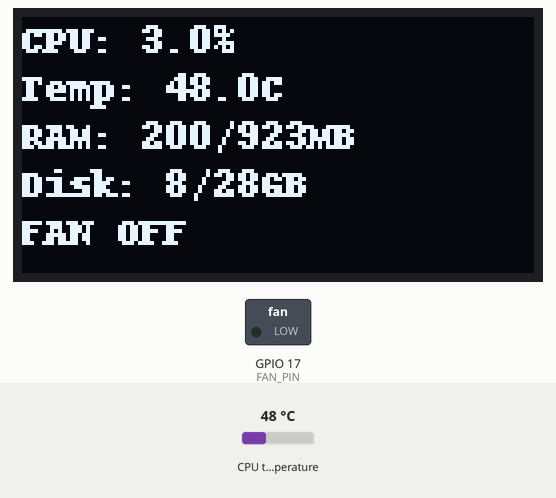
This program was run on a simulated Raspberry Pi (BCM pin numbers). Shown: 128×64 one-colour display, switched loads named in the program (green lamp = pin HIGH). Inputs (shaded band) come from the test bench; at power-on: CPU temperature 48 °C. System figures (address, load, memory, disk, uptime) are fixed made-up values; what the program prints to the terminal is not drawn.

Above: at 1.7 s.
1.8 s: CPU temperature set to 54 °C
At 3.6 s:
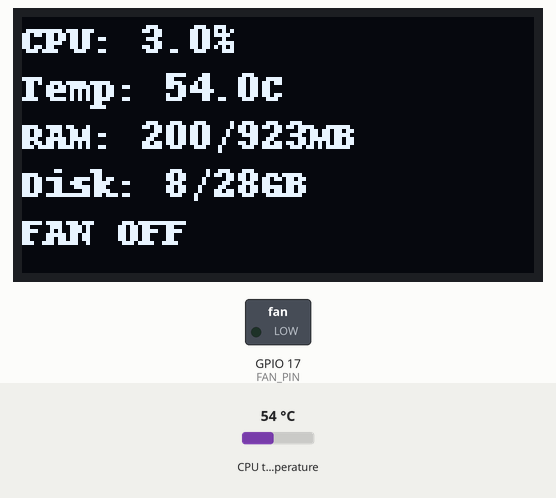
4.7 s: CPU temperature set to 57 °C
At 6.7 s:
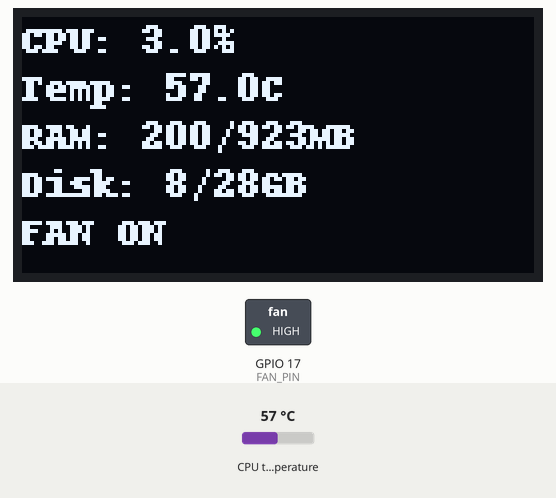
7.6 s: CPU temperature set to 31 °C
At 10.5 s:
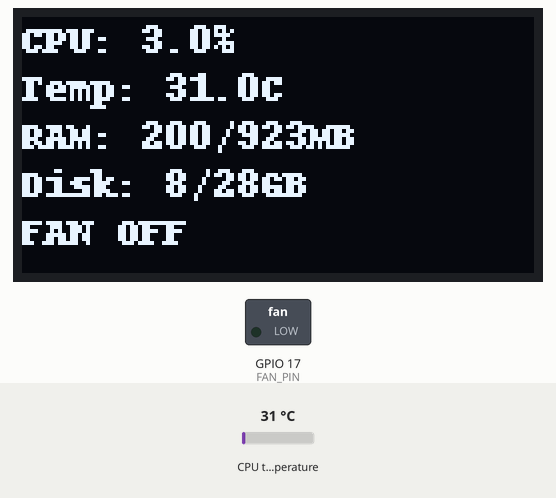
Timing chart, 0 to 12.0 s (numbered marks = the images above; inputs shaded):
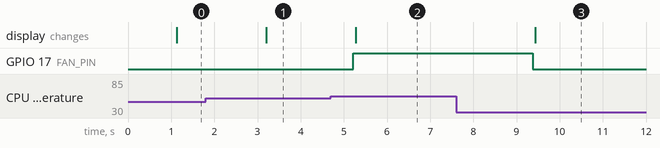

The program:

read_cpu_1.py
```python
import psutil
import os
import time
from PIL import Image, ImageDraw, ImageFont
import adafruit_ssd1306
import board
import RPi.GPIO as GPIO

# -------------------------
# CPU TEMPERATURE FUNCTION
# -------------------------
def get_cpu_temp():
    try:
        with open("/sys/class/thermal/thermal_zone0/temp", "r") as f:
            temp = int(f.read()) / 1000
        return temp
    except:
        return None

# -------------------------
# GPIO SETUP FOR FAN (DC MOTOR)
# -------------------------
FAN_PIN = 17
GPIO.setmode(GPIO.BCM)
GPIO.setup(FAN_PIN, GPIO.OUT)
GPIO.output(FAN_PIN, GPIO.LOW)

# -------------------------
# OLED CONFIG
# -------------------------
WIDTH = 128
HEIGHT = 64

i2c = board.I2C()  # SDA=2, SCL=3
oled = adafruit_ssd1306.SSD1306_I2C(WIDTH, HEIGHT, i2c, addr=0x3C)

oled.fill(0)
oled.show()

font = ImageFont.load_default()

# -------------------------
# MAIN LOOP
# -------------------------
while True:
    os.system("clear")

    # Collect system stats
    cpu = psutil.cpu_percent(interval=1)
    ram = psutil.virtual_memory()
    disk = psutil.disk_usage('/')

    cpu_temp = get_cpu_temp()

    # FAN CONTROL
    if cpu_temp is not None and cpu_temp > 55:
        GPIO.output(FAN_PIN, GPIO.HIGH)
        fan_state = "FAN ON"
    else:
        GPIO.output(FAN_PIN, GPIO.LOW)
        fan_state = "FAN OFF"

    # Print to Terminal
    print("======= RASPBERRY PI SYSTEM MONITOR =======")
    print(f"CPU Usage: {cpu}%")

    if cpu_temp is not None:
        print(f"CPU Temp: {cpu_temp:.1f}°C")
    else:
        print("CPU Temp: Not Available")

    print(f"RAM: {ram.percent}% ({ram.used//(1024**2)} MB / {ram.total//(1024**2)} MB)")
    print(f"Disk: {disk.percent}% ({disk.used//(1024**3)} GB / {disk.total//(1024**3)} GB)")
    print(f"Fan: {fan_state}")
    print("============================================")

    # Draw on OLED
    image = Image.new("1", (WIDTH, HEIGHT))
    draw = ImageDraw.Draw(image)

    draw.text((0, 0),  f"CPU: {cpu}%", font=font, fill=255)

    if cpu_temp is not None:
        draw.text((0, 12), f"Temp: {cpu_temp:.1f}C", font=font, fill=255)
    else:
        draw.text((0, 12), "Temp: NA", font=font, fill=255)

    draw.text((0, 24), f"RAM: {ram.used//(1024**2)}/{ram.total//(1024**2)}MB", font=font, fill=255)
    draw.text((0, 36), f"Disk: {disk.used//(1024**3)}/{disk.total//(1024**3)}GB", font=font, fill=255)

    draw.text((0, 48), fan_state, font=font, fill=255)

    oled.image(image)
    oled.show()

    time.sleep(1)
```

Measured:
- the behaviour switches between 55 and 56 °C on CPU temperature (found by bisection; images 1 and 2)
- after the input at 1.8 s, the display: changes after 1.4 s (image 1)
- after the input at 4.7 s, GPIO 17 (FAN_PIN): LOW → HIGH after 0.52 s; the display: changes after 0.58 s (image 2)
- after the input at 7.6 s, GPIO 17 (FAN_PIN): HIGH → LOW after 1.8 s; the display: changes after 1.8 s (image 3)
